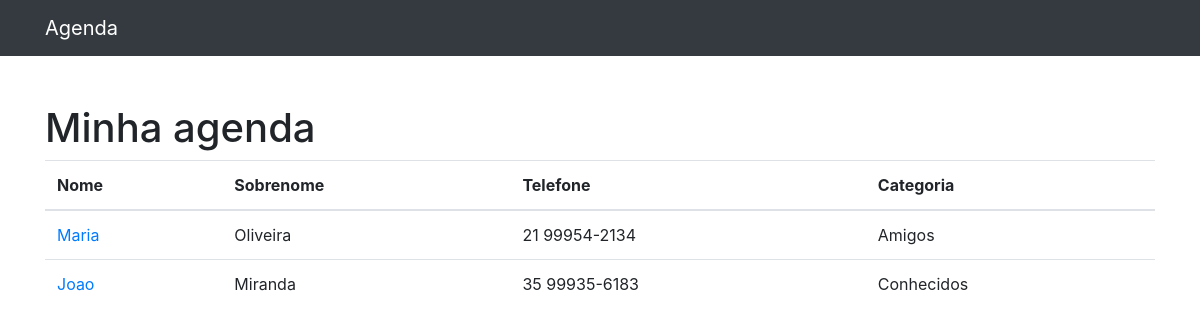
The app's page /, older data.
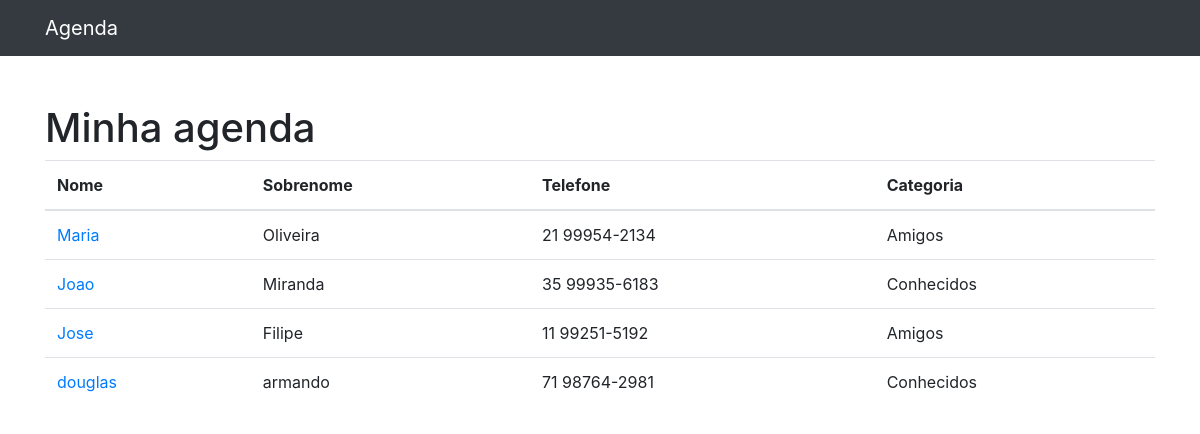
The same page, newer data.
### contatos/models.py (models this page shows, shortened)
class Contato(models.Model):
    nome = models.CharField(max_length=255)
    sobrenome = models.CharField(max_length=255, blank=True)
    telefone = models.CharField(max_length=255)
    email = models.CharField(max_length=255, blank=True)
    data_criacao = models.DateTimeField(default=timezone.now)
    descricao = models.TextField(blank=True)
    categoria = models.ForeignKey(Categoria, on_delete=models.DO_NOTHING)
    mostrar = models.BooleanField(default=True)

class Categoria(models.Model):
    nome = models.CharField(max_length=255)
    def __str__(self):
        return self.nome

### contatos/views.py (the view)
# urls.py: path('', views.index, name='index'),
def index(request):
    contatos = Contato.objects.all()
    return render(request, 'contatos/index.html', {
        'contatos': contatos
    })

### contatos/templates/contatos/index.html
{% extends 'base.html' %}
{%block conteudo%}
  <h1 class="mt-5">Minha agenda</h1>
  <table class="table">
    <thead>
    <tr>
      <th>Nome</th>
      <th>Sobrenome</th>
      <th>Telefone</th>
      <th>Categoria</th>
    </tr>
    </thead>
    <tbody>
    {% for contato in contatos %}
      {% if contato.mostrar%}
        <tr>
          <td>
            <a href="{% url 'ver_contato' contato.id %}">{{contato.nome}}</a>
          </td>
          <td>{{contato.sobrenome}}</td>
          <td>{{contato.telefone}}</td>
          <td>{{contato.categoria}}</td>
        </tr>
      {% endif %}
    {% endfor %}
    </tbody>
  </table>
{%endblock%}

Row changes from the older to the newer data that the page shows:
added Contato: nome "Jose", sobrenome "Filipe", telefone "11 99251-5192", categoria "Amigos"
added Contato: nome "douglas", sobrenome "armando", telefone "71 98764-2981", categoria "Conhecidos"
